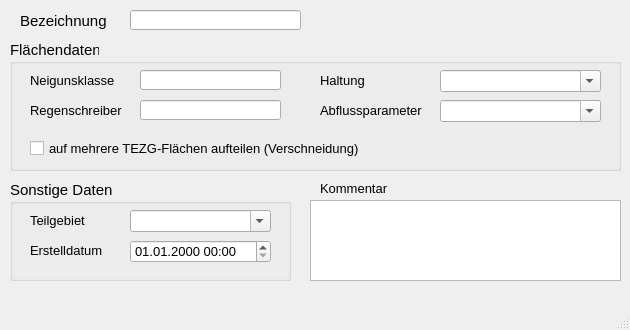
<?xml version="1.0" encoding="UTF-8"?>
<ui version="4.0">
 <class>MainWindow</class>
 <widget class="QMainWindow" name="MainWindow">
  <property name="enabled">
   <bool>true</bool>
  </property>
  <property name="geometry">
   <rect>
    <x>0</x>
    <y>0</y>
    <width>630</width>
    <height>330</height>
   </rect>
  </property>
  <property name="minimumSize">
   <size>
    <width>630</width>
    <height>330</height>
   </size>
  </property>
  <property name="baseSize">
   <size>
    <width>630</width>
    <height>310</height>
   </size>
  </property>
  <property name="font">
   <font>
    <family>Tahoma</family>
    <pointsize>10</pointsize>
   </font>
  </property>
  <property name="windowTitle">
   <string>Fläche</string>
  </property>
  <widget class="QWidget" name="centralwidget">
   <widget class="QLabel" name="label">
    <property name="geometry">
     <rect>
      <x>20</x>
      <y>10</y>
      <width>101</width>
      <height>21</height>
     </rect>
    </property>
    <property name="font">
     <font>
      <family>Tahoma</family>
      <pointsize>11</pointsize>
     </font>
    </property>
    <property name="text">
     <string>Bezeichnung</string>
    </property>
   </widget>
   <widget class="QLabel" name="label_14">
    <property name="geometry">
     <rect>
      <x>320</x>
      <y>180</y>
      <width>81</width>
      <height>16</height>
     </rect>
    </property>
    <property name="text">
     <string>Kommentar</string>
    </property>
   </widget>
   <widget class="QLineEdit" name="flnam">
    <property name="geometry">
     <rect>
      <x>130</x>
      <y>10</y>
      <width>171</width>
      <height>20</height>
     </rect>
    </property>
    <property name="toolTip">
     <string>&lt;html&gt;&lt;head/&gt;&lt;body&gt;&lt;p&gt;Eindeutige Bezeichnung&lt;/p&gt;&lt;/body&gt;&lt;/html&gt;</string>
    </property>
    <property name="statusTip">
     <string>Eindeutige Bezeichnung</string>
    </property>
   </widget>
   <widget class="QTextEdit" name="kommentar">
    <property name="geometry">
     <rect>
      <x>310</x>
      <y>200</y>
      <width>311</width>
      <height>81</height>
     </rect>
    </property>
    <property name="toolTip">
     <string>&lt;html&gt;&lt;head/&gt;&lt;body&gt;&lt;p&gt;Platz für zusätzliche Kommentare.&lt;/p&gt;&lt;/body&gt;&lt;/html&gt;</string>
    </property>
    <property name="statusTip">
     <string>Platz für zusätzliche Kommentare.</string>
    </property>
   </widget>
   <widget class="QGroupBox" name="groupBox_2">
    <property name="geometry">
     <rect>
      <x>10</x>
      <y>40</y>
      <width>611</width>
      <height>131</height>
     </rect>
    </property>
    <property name="font">
     <font>
      <family>Tahoma</family>
      <pointsize>11</pointsize>
     </font>
    </property>
    <property name="title">
     <string>Flächendaten</string>
    </property>
    <widget class="QLabel" name="label_3">
     <property name="geometry">
      <rect>
       <x>20</x>
       <y>30</y>
       <width>111</width>
       <height>21</height>
      </rect>
     </property>
     <property name="font">
      <font>
       <family>Tahoma</family>
       <pointsize>10</pointsize>
      </font>
     </property>
     <property name="text">
      <string>Neigunsklasse</string>
     </property>
    </widget>
    <widget class="QLineEdit" name="neigkl">
     <property name="geometry">
      <rect>
       <x>130</x>
       <y>30</y>
       <width>141</width>
       <height>20</height>
      </rect>
     </property>
     <property name="font">
      <font>
       <family>Tahoma</family>
       <pointsize>10</pointsize>
      </font>
     </property>
     <property name="toolTip">
      <string>&lt;html&gt;&lt;head/&gt;&lt;body&gt;&lt;p&gt;Neigungsklasse 1 - 5 gem. HYSTEM-EXTRAN&lt;/p&gt;&lt;/body&gt;&lt;/html&gt;</string>
     </property>
     <property name="statusTip">
      <string>Neigungsklasse 1 - 5 gem. HYSTEM-EXTRAN</string>
     </property>
    </widget>
    <widget class="QLabel" name="label_5">
     <property name="geometry">
      <rect>
       <x>20</x>
       <y>60</y>
       <width>111</width>
       <height>21</height>
      </rect>
     </property>
     <property name="font">
      <font>
       <family>Tahoma</family>
       <pointsize>10</pointsize>
      </font>
     </property>
     <property name="text">
      <string>Regenschreiber</string>
     </property>
    </widget>
    <widget class="QLineEdit" name="regenschreiber">
     <property name="geometry">
      <rect>
       <x>130</x>
       <y>60</y>
       <width>141</width>
       <height>20</height>
      </rect>
     </property>
     <property name="font">
      <font>
       <family>Tahoma</family>
       <pointsize>10</pointsize>
      </font>
     </property>
     <property name="toolTip">
      <string>&lt;html&gt;&lt;head/&gt;&lt;body&gt;&lt;p&gt;Regenschreiber&lt;/p&gt;&lt;/body&gt;&lt;/html&gt;</string>
     </property>
     <property name="statusTip">
      <string>Regenschreiber</string>
     </property>
    </widget>
    <widget class="QLabel" name="label_20">
     <property name="geometry">
      <rect>
       <x>310</x>
       <y>30</y>
       <width>91</width>
       <height>21</height>
      </rect>
     </property>
     <property name="font">
      <font>
       <family>Tahoma</family>
       <pointsize>10</pointsize>
      </font>
     </property>
     <property name="text">
      <string>Haltung</string>
     </property>
    </widget>
    <widget class="QComboBox" name="abflussparameter">
     <property name="geometry">
      <rect>
       <x>430</x>
       <y>60</y>
       <width>161</width>
       <height>22</height>
      </rect>
     </property>
     <property name="font">
      <font>
       <family>Tahoma</family>
       <pointsize>10</pointsize>
      </font>
     </property>
     <property name="toolTip">
      <string>&lt;html&gt;&lt;head/&gt;&lt;body&gt;&lt;p&gt;Abflussparameter gem. HYSTEM-EXTRAN&lt;/p&gt;&lt;/body&gt;&lt;/html&gt;</string>
     </property>
     <property name="statusTip">
      <string>Abflussparameter gem. HYSTEM-EXTRAN</string>
     </property>
     <property name="editable">
      <bool>true</bool>
     </property>
    </widget>
    <widget class="QComboBox" name="haltnam">
     <property name="geometry">
      <rect>
       <x>430</x>
       <y>30</y>
       <width>161</width>
       <height>22</height>
      </rect>
     </property>
     <property name="font">
      <font>
       <family>Tahoma</family>
       <pointsize>10</pointsize>
      </font>
     </property>
     <property name="toolTip">
      <string>&lt;html&gt;&lt;head/&gt;&lt;body&gt;&lt;p&gt;Name der Haltung, der die Fläche zugeordnet ist&lt;/p&gt;&lt;/body&gt;&lt;/html&gt;</string>
     </property>
     <property name="statusTip">
      <string>Name der Haltung, der die Fläche zugeordnet ist</string>
     </property>
     <property name="editable">
      <bool>true</bool>
     </property>
    </widget>
    <widget class="QLabel" name="label_21">
     <property name="geometry">
      <rect>
       <x>310</x>
       <y>60</y>
       <width>111</width>
       <height>21</height>
      </rect>
     </property>
     <property name="font">
      <font>
       <family>Tahoma</family>
       <pointsize>10</pointsize>
      </font>
     </property>
     <property name="text">
      <string>Abflussparameter</string>
     </property>
    </widget>
    <widget class="QCheckBox" name="aufteilen">
     <property name="geometry">
      <rect>
       <x>20</x>
       <y>100</y>
       <width>391</width>
       <height>17</height>
      </rect>
     </property>
     <property name="font">
      <font>
       <family>Tahoma</family>
       <pointsize>10</pointsize>
      </font>
     </property>
     <property name="text">
      <string>auf mehrere TEZG-Flächen aufteilen (Verschneidung)</string>
     </property>
    </widget>
   </widget>
   <widget class="QGroupBox" name="groupBox_3">
    <property name="geometry">
     <rect>
      <x>10</x>
      <y>180</y>
      <width>281</width>
      <height>101</height>
     </rect>
    </property>
    <property name="font">
     <font>
      <family>Tahoma</family>
      <pointsize>11</pointsize>
     </font>
    </property>
    <property name="title">
     <string>Sonstige Daten</string>
    </property>
    <widget class="QLabel" name="label_13">
     <property name="geometry">
      <rect>
       <x>20</x>
       <y>30</y>
       <width>71</width>
       <height>20</height>
      </rect>
     </property>
     <property name="font">
      <font>
       <family>Tahoma</family>
       <pointsize>10</pointsize>
      </font>
     </property>
     <property name="text">
      <string>Teilgebiet</string>
     </property>
    </widget>
    <widget class="QLabel" name="label_71">
     <property name="geometry">
      <rect>
       <x>20</x>
       <y>60</y>
       <width>151</width>
       <height>21</height>
      </rect>
     </property>
     <property name="font">
      <font>
       <family>Tahoma</family>
       <pointsize>10</pointsize>
      </font>
     </property>
     <property name="text">
      <string>Erstelldatum</string>
     </property>
    </widget>
    <widget class="QComboBox" name="teilgebiet">
     <property name="geometry">
      <rect>
       <x>120</x>
       <y>30</y>
       <width>141</width>
       <height>22</height>
      </rect>
     </property>
     <property name="font">
      <font>
       <family>Tahoma</family>
       <pointsize>10</pointsize>
      </font>
     </property>
     <property name="toolTip">
      <string>&lt;html&gt;&lt;head/&gt;&lt;body&gt;&lt;p&gt;zur Zuordnung auf ein selbstständig festgelegtes Teilgebiet&lt;/p&gt;&lt;/body&gt;&lt;/html&gt;</string>
     </property>
     <property name="statusTip">
      <string>zur Zuordnung auf ein selbstständig festgelegtes Teilgebiet</string>
     </property>
     <property name="editable">
      <bool>true</bool>
     </property>
    </widget>
    <widget class="QgsDateTimeEdit" name="createdat">
     <property name="geometry">
      <rect>
       <x>120</x>
       <y>60</y>
       <width>141</width>
       <height>23</height>
      </rect>
     </property>
     <property name="font">
      <font>
       <family>Tahoma</family>
       <pointsize>10</pointsize>
      </font>
     </property>
     <property name="currentSection">
      <enum>QDateTimeEdit::DaySection</enum>
     </property>
     <property name="displayFormat">
      <string>dd.MM.yyyy HH:mm</string>
     </property>
    </widget>
   </widget>
  </widget>
  <widget class="QMenuBar" name="menubar">
   <property name="geometry">
    <rect>
     <x>0</x>
     <y>0</y>
     <width>630</width>
     <height>22</height>
    </rect>
   </property>
  </widget>
  <widget class="QStatusBar" name="statusbar"/>
 </widget>
 <customwidgets>
  <customwidget>
   <class>QgsDateTimeEdit</class>
   <extends>QDateTimeEdit</extends>
   <header>qgsdatetimeedit.h</header>
  </customwidget>
 </customwidgets>
 <tabstops>
  <tabstop>flnam</tabstop>
  <tabstop>neigkl</tabstop>
  <tabstop>regenschreiber</tabstop>
  <tabstop>abflussparameter</tabstop>
  <tabstop>aufteilen</tabstop>
  <tabstop>kommentar</tabstop>
  <tabstop>haltnam</tabstop>
  <tabstop>teilgebiet</tabstop>
 </tabstops>
 <resources/>
 <connections/>
</ui>
